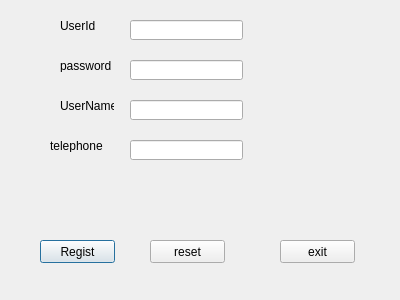
<?xml version="1.0" encoding="UTF-8"?>
<ui version="4.0">
 <class>register</class>
 <widget class="QDialog" name="register">
  <property name="geometry">
   <rect>
    <x>0</x>
    <y>0</y>
    <width>400</width>
    <height>300</height>
   </rect>
  </property>
  <property name="windowTitle">
   <string>Dialog</string>
  </property>
  <widget class="QLineEdit" name="lineEdit">
   <property name="geometry">
    <rect>
     <x>130</x>
     <y>20</y>
     <width>113</width>
     <height>20</height>
    </rect>
   </property>
  </widget>
  <widget class="QLineEdit" name="lineEdit_2">
   <property name="geometry">
    <rect>
     <x>130</x>
     <y>60</y>
     <width>113</width>
     <height>20</height>
    </rect>
   </property>
  </widget>
  <widget class="QLineEdit" name="lineEdit_3">
   <property name="geometry">
    <rect>
     <x>130</x>
     <y>100</y>
     <width>113</width>
     <height>20</height>
    </rect>
   </property>
  </widget>
  <widget class="QLineEdit" name="lineEdit_4">
   <property name="geometry">
    <rect>
     <x>130</x>
     <y>140</y>
     <width>113</width>
     <height>20</height>
    </rect>
   </property>
  </widget>
  <widget class="QPushButton" name="pushButton">
   <property name="geometry">
    <rect>
     <x>40</x>
     <y>240</y>
     <width>75</width>
     <height>23</height>
    </rect>
   </property>
   <property name="text">
    <string>Regist</string>
   </property>
  </widget>
  <widget class="QPushButton" name="pushButton_2">
   <property name="geometry">
    <rect>
     <x>150</x>
     <y>240</y>
     <width>75</width>
     <height>23</height>
    </rect>
   </property>
   <property name="text">
    <string>reset</string>
   </property>
  </widget>
  <widget class="QPushButton" name="pushButton_3">
   <property name="geometry">
    <rect>
     <x>280</x>
     <y>240</y>
     <width>75</width>
     <height>23</height>
    </rect>
   </property>
   <property name="text">
    <string>exit</string>
   </property>
  </widget>
  <widget class="QLabel" name="label">
   <property name="geometry">
    <rect>
     <x>60</x>
     <y>20</y>
     <width>54</width>
     <height>12</height>
    </rect>
   </property>
   <property name="text">
    <string>UserId</string>
   </property>
  </widget>
  <widget class="QLabel" name="label_2">
   <property name="geometry">
    <rect>
     <x>60</x>
     <y>60</y>
     <width>54</width>
     <height>12</height>
    </rect>
   </property>
   <property name="text">
    <string>password</string>
   </property>
  </widget>
  <widget class="QLabel" name="label_3">
   <property name="geometry">
    <rect>
     <x>60</x>
     <y>100</y>
     <width>54</width>
     <height>12</height>
    </rect>
   </property>
   <property name="text">
    <string>UserName</string>
   </property>
  </widget>
  <widget class="QLabel" name="label_4">
   <property name="geometry">
    <rect>
     <x>50</x>
     <y>140</y>
     <width>54</width>
     <height>12</height>
    </rect>
   </property>
   <property name="text">
    <string>telephone</string>
   </property>
  </widget>
 </widget>
 <resources/>
 <connections/>
</ui>
